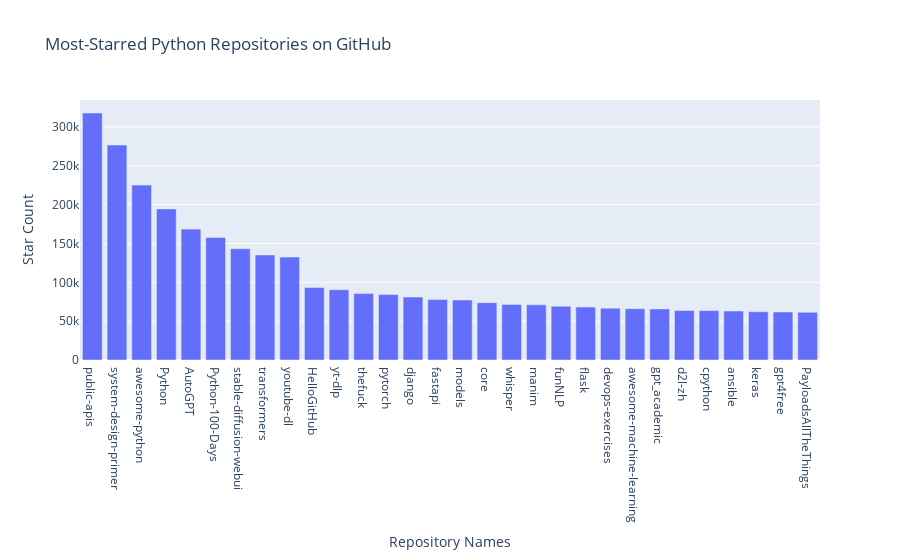

Write notebook code for a chart like this one.
### Code cell
import requests
import plotly.express as px

# GitHub API URL
url = "https://api.github.com/search/repositories"
url += "?q=language:python+sort:stars+stars:>10000"

# Set request headers
headers = {"Accept": "application/vnd.github.v3+json"}
r = requests.get(url, headers=headers)

# Print the request status
print(f"Status code: {r.status_code}")

# Parse the JSON response
response_dict = r.json()
print(f"Complete results: {not response_dict['incomplete_results']}")

# Process the repository information
repo_dicts = response_dict['items']
repo_names, stars = [], []
for repo_dict in repo_dicts:
    repo_names.append(repo_dict['name'])  # Extract repository name
    stars.append(repo_dict['stargazers_count'])  # Extract star count

# Visualization using Plotly Express
fig = px.bar(x=repo_names, y=stars, title="Most-Starred Python Repositories on GitHub",
             labels={"x": "Repository Names", "y": "Star Count"})
fig.show()

### Figure 1 — Plotly figure (JSON) as saved in the notebook; plotly's stock layout.template omitted (floating-point values rounded to 4 significant figures)
{"data": [{"alignmentgroup": "True", "hovertemplate": "Repository Names=%{x}<br>Star Count=%{y}<extra></extra>", "legendgroup": "", "marker": {"color": "#636efa", "pattern": {"shape": ""}}, "name": "", "offsetgroup": "", "orientation": "v", "showlegend": false, "textposition": "auto", "type": "bar", "x": ["public-apis", "system-design-primer", "awesome-python", "Python", "AutoGPT", "Python-100-Days", "stable-diffusion-webui", "transformers", "youtube-dl", "HelloGitHub", "yt-dlp", "thefuck", "pytorch", "django", "fastapi", "models", "core", "whisper", "manim", "funNLP", "flask", "devops-exercises", "awesome-machine-learning", "gpt_academic", "d2l-zh", "cpython", "ansible", "keras", "gpt4free", "PayloadsAllTheThings"], "xaxis": "x", "y": [317909, 276697, 225107, 194468, 168458, 157733, 143147, 135210, 132474, 93340, 90415, 85473, 84219, 81026, 77765, 77188, 73817, 71531, 70971, 69235, 68110, 66710, 66038, 65785, 63750, 63551, 63026, 62100, 61852, 61434], "yaxis": "y"}], "layout": {"autosize": true, "barmode": "relative", "legend": {"tracegroupgap": 0}, "title": {"text": "Most-Starred Python Repositories on GitHub"}, "xaxis": {"anchor": "y", "autorange": true, "domain": [0, 1], "range": [-0.5, 29.5], "title": {"text": "Repository Names"}, "type": "category"}, "yaxis": {"anchor": "x", "autorange": true, "domain": [0, 1], "range": [0, 334600.0], "title": {"text": "Star Count"}, "type": "linear"}}}
